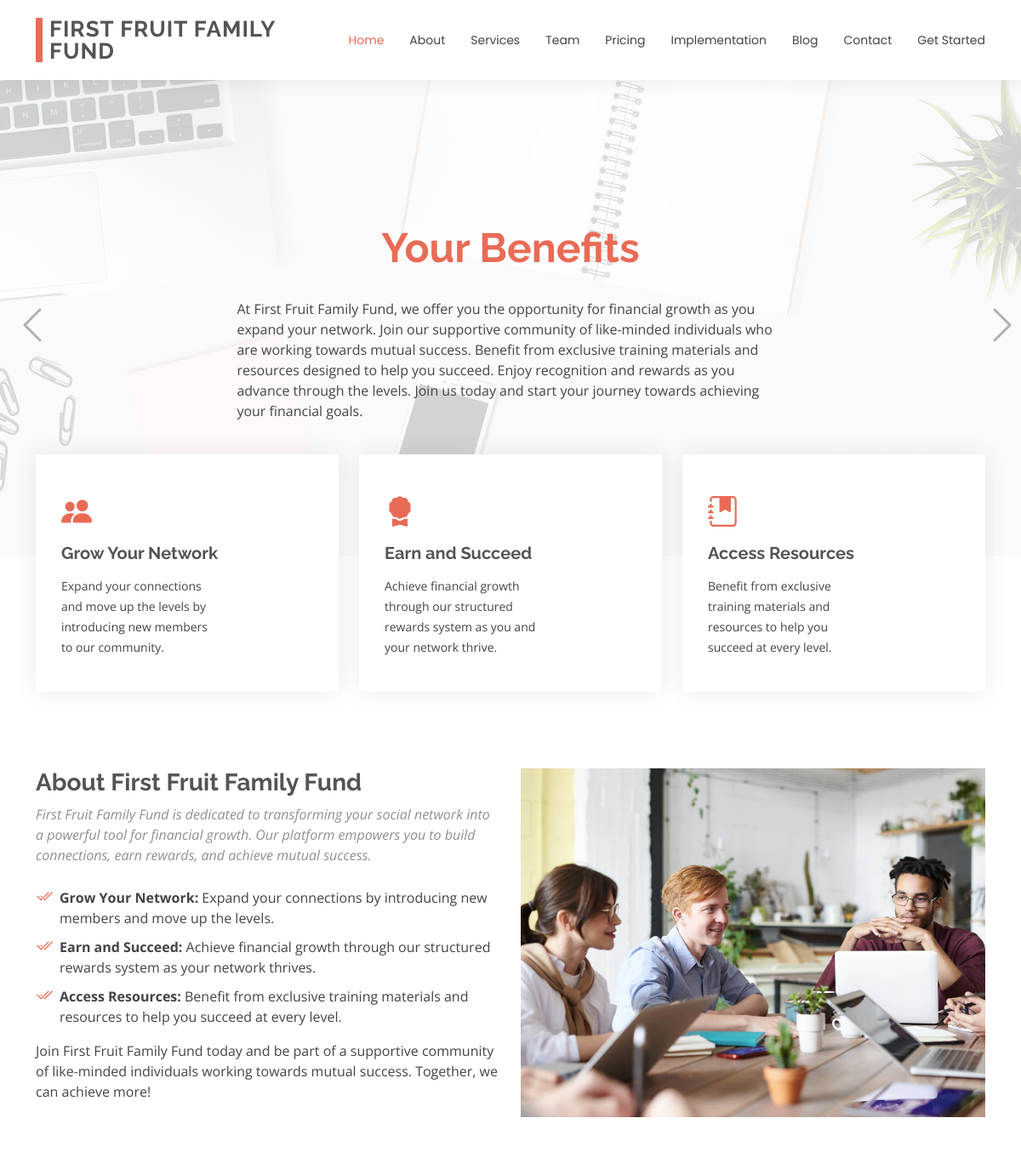
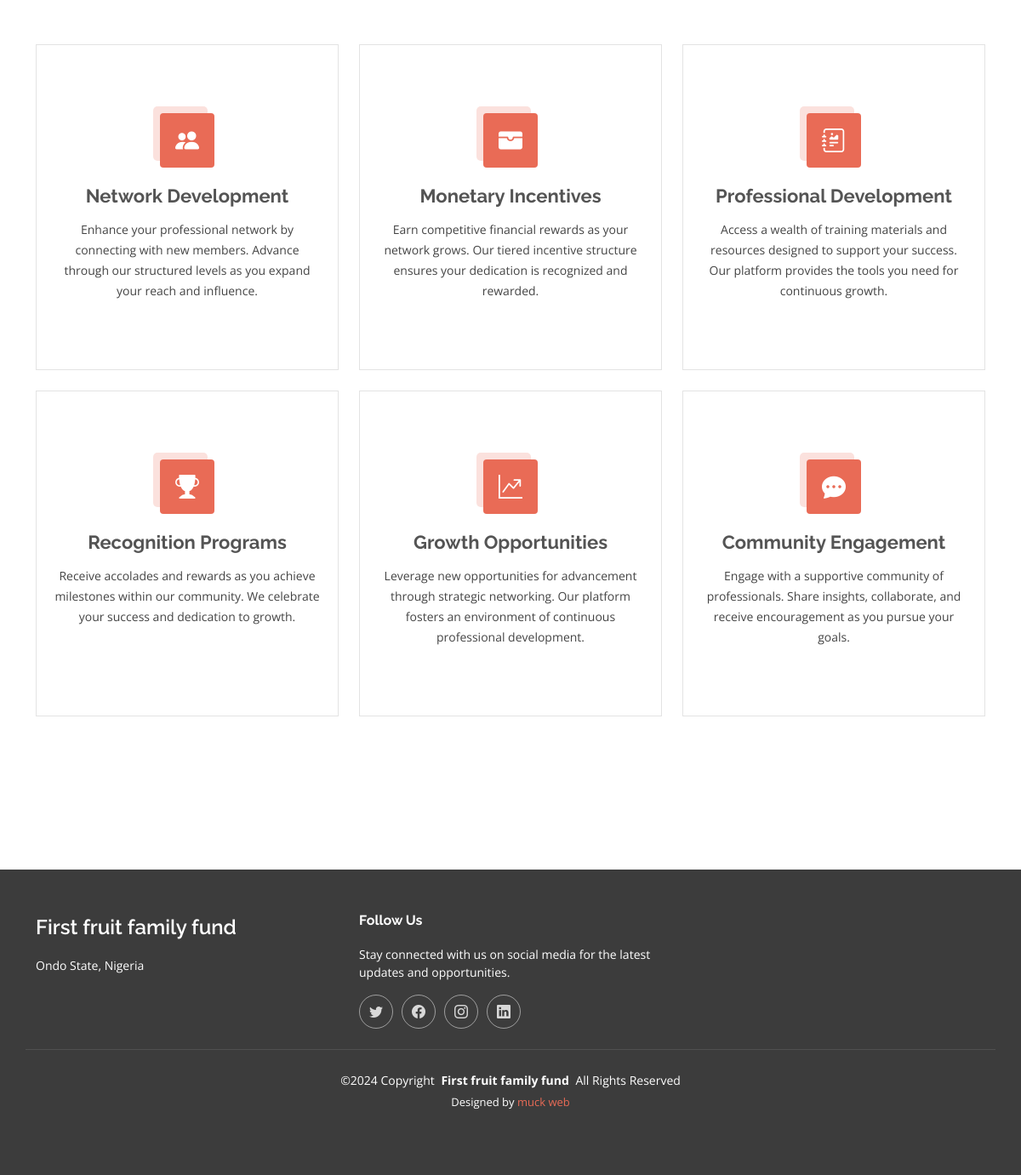
Screenshot of / (signed in) with the database file from the repository (2 pictures, top to bottom).
### core/models.py (models this page shows, shortened)
class HomeFeatures(models.Model):
    title = models.CharField(max_length=50)
    details = models.CharField(max_length=700)
    active = models.BooleanField(default=True)

### core/views.py (the view)
# urls.py: path('', views.index, name='index'),
def index(res):
    features = HomeFeatures.objects.all()
    context = {
        'features': features
    }
    return render(res,'index.html', context)

### templates/index.html (shortened to what this page needs)
{% extends 'base.html' %}
{% load static %}
{% block content %}
<main class="main">
    <section id="hero" class="hero section">
      <div id="hero-carousel" class="carousel slide carousel-fade" data-bs-ride="carousel" data-bs-interval="5000">
        {% for features in features %}
        {% if features.active == True %}
        <div class="carousel-item active">
          <img src="{% static 'assets/img/hero-carousel/hero-carousel-1.jpg' %}" alt="">
          <div class="carousel-container">
            <h2> <span>{{features.title}}</span></h2>
            <p>{{features.details}}</p>
          </div>
        </div>
        {% endif %}
        {% endfor %}
        <a class="carousel-control-prev" href="#hero-carousel" role="button" data-bs-slide="prev">
          <span class="carousel-control-prev-icon bi bi-chevron-left" aria-hidden="true"></span>
        </a>
        <a class="carousel-control-next" href="#hero-carousel" role="button" data-bs-slide="next">
          <span class="carousel-control-next-icon bi bi-chevron-right" aria-hidden="true"></span>
        </a>
      </div>
      <div class="featured container">
    <div class="row gy-4">
        <div class="col-lg-4 d-flex" data-aos="fade-up" data-aos-delay="100">
            <div class="featured-item position-relative">
                <div class="icon"><i class="bi bi-people-fill icon"></i></div>
                <h4><a href="" class="stretched-link">Grow Your Network</a></h4>
                <p>Expand your connections and move up the levels by introducing new members to our community.</p>
            </div>
        </div>
        <div class="col-lg-4 d-flex" data-aos="fade-up" data-aos-delay="200">
            <div class="featured-item position-relative">
                <div class="icon"><i class="bi bi-award-fill icon"></i></div>
                <h4><a href="" class="stretched-link">Earn and Succeed</a></h4>
                <p>Achieve financial growth through our structured rewards system as you and your network thrive.</p>
            </div>
        </div>
        <div class="col-lg-4 d-flex" data-aos="fade-up" data-aos-delay="300">
            <div class="featured-item position-relative">
                <div class="icon"><i class="bi bi-journal-bookmark-fill icon"></i></div>
                <h4><a href="" class="stretched-link">Access Resources</a></h4>
                <p>Benefit from exclusive training materials and resources to help you succeed at every level.</p>
            </div>
        </div>
    </div>
</div>
    </section>
    <section id="about" class="section about">
    <div class="container" data-aos="fade-up" data-aos-delay="100">
        <div class="row gy-4">
            <div class="col-lg-6 order-1 order-lg-2">
                <img src="{% static 'assets/img/about.jpg' %}" class="img-fluid" alt="About First Fruit Family Fund">
            </div>
            <div class="col-lg-6 order-2 order-lg-1 content">
                <h3>About First Fruit Family Fund</h3>
                <p class="fst-italic">
                    First Fruit Family Fund is dedicated to transforming your social network into a powerful tool for financial growth. Our platform empowers you to build connections, earn rewards, and achieve mutual success.
                </p>
                <ul>
                    <li><i class="bi bi-check2-all"></i> <span><strong>Grow Your Network:</strong> Expand your connections by introducing new members and move up the levels.</span></li>
                    <li><i class="bi bi-check2-all"></i> <span><strong>Earn and Succeed:</strong> Achieve financial growth through our structured rewards system as your network thrives.</span></li>
                    <li><i class="bi bi-check2-all"></i> <span><strong>Access Resources:</strong> Benefit from exclusive training materials and resources to help you succeed at every level.</span></li>
                </ul>
                <p>
                    Join First Fruit Family Fund today and be part of a supportive community of like-minded individuals working towards mutual success. Together, we can achieve more!
                </p>
            </div>
        </div>
    </div>
</section>
    <section id="services" class="section services">
    <div class="container">
        <div class="row gy-4">
            <div class="col-lg-4 col-md-6" data-aos="fade-up" data-aos-delay="100">
                <div class="service-item position-relative">
                    <div class="icon">
                        <i class="bi bi-people-fill"></i>
                    </div>
                    <a href="#" class="stretched-link">
                        <h3>Network Development</h3>
                    </a>
                    <p>Enhance your professional network by connecting with new members. Advance through our structured levels as you expand your reach and influence.</p>
                </div>
            </div>
            <div class="col-lg-4 col-md-6" data-aos="fade-up" data-aos-delay="200">
                <div class="service-item position-relative">
                    <div class="icon">
                        <i class="bi bi-wallet-fill"></i>
                    </div>
                    <a href="#" class="stretched-link">
                        <h3>Monetary Incentives</h3>
                    </a>
                    <p>Earn competitive financial rewards as your network grows. Our tiered incentive structure ensures your dedication is recognized and rewarded.</p>
                </div>
            </div>
            <div class="col-lg-4 col-md-6" data-aos="fade-up" data-aos-delay="300">
                <div class="service-item position-relative">
                    <div class="icon">
                        <i class="bi bi-journal-richtext"></i>
                    </div>
                    <a href="#" class="stretched-link">
                        <h3>Professional Development</h3>
                    </a>
                    <p>Access a wealth of training materials and resources designed to support your success. Our platform provides the tools you need for continuous growth.</p>
                </div>
            </div>
            <div class="col-lg-4 col-md-6" data-aos="fade-up" data-aos-delay="400">
                <div class="service-item position-relative">
                    <div class="icon">
                        <i class="bi bi-trophy-fill"></i>
                    </div>
                    <a href="#" class="stretched-link">
                        <h3>Recognition Programs</h3>
                    </a>
                    <p>Receive accolades and rewards as you achieve milestones within our community. We celebrate your success and dedication to growth.</p>
                </div>
            </div>
            <div class="col-lg-4 col-md-6" data-aos="fade-up" data-aos-delay="500">
                <div class="service-item position-relative">
                    <div class="icon">
                        <i class="bi bi-graph-up-arrow"></i>
                    </div>
                    <a href="#" class="stretched-link">
                        <h3>Growth Opportunities</h3>
                    </a>
                    <p>Leverage new opportunities for advancement through strategic networking. Our platform fosters an environment of continuous professional development.</p>
                </div>
            </div>
            <div class="col-lg-4 col-md-6" data-aos="fade-up" data-aos-delay="600">
                <div class="service-item position-relative">
                    <div class="icon">
                        <i class="bi bi-chat-dots-fill"></i>
                    </div>
                    <a href="#" class="stretched-link">
                        <h3>Community Engagement</h3>
                    </a>
                    <p>Engage with a supportive community of professionals. Share insights, collaborate, and receive encouragement as you pursue your goals.</p>
                </div>
            </div>
        </div>
    </div>
</section>
    <section id="clients" class="section clients">
    </section>
  </main>
{% endblock content %}

### rows the page displays
HomeFeatures: active True (drawn), title "Your Benefits", details "At First Fruit Family Fund, we offer you the opportunity for financial growth as you expand your network. Join our supportive community of like-minded individuals who are working towards mutual success. Benefit from exclusive training materials and resources designed to help you succeed. Enjoy recognition and rewards as you advance through the levels. Join us today and start your journey towards achieving your financial goals."
